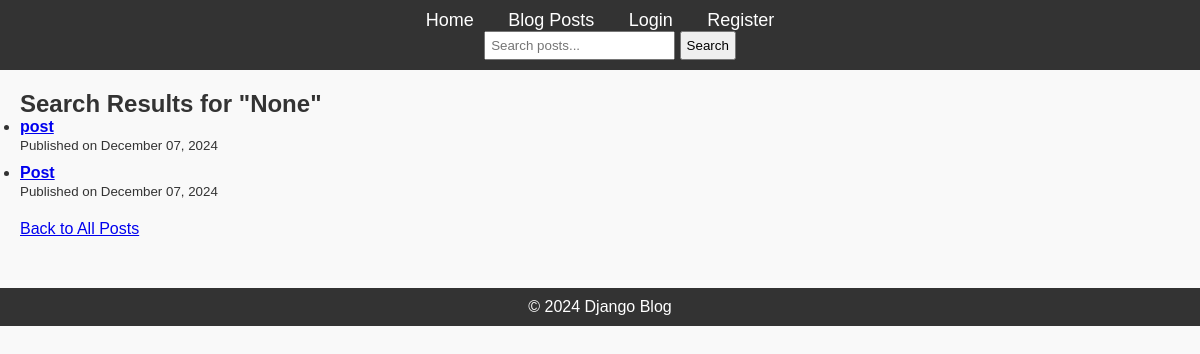
/search/, run on an earlier commit of the app's database.
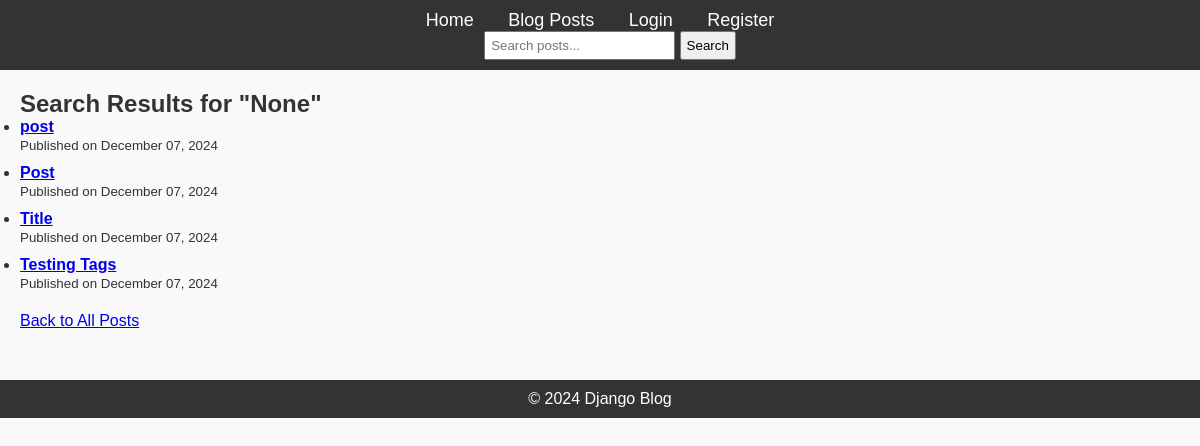
And on a later commit of the database.
### blog/models.py (models this page shows, shortened)
class Post(models.Model):
    title = models.CharField(max_length=200)
    content = models.TextField()
    published_date = models.DateTimeField(auto_now_add=True)
    author = models.ForeignKey(User, on_delete=models.CASCADE)
    tags = TaggableManager()  # Add tags field

### blog/views.py (the view)
# urls.py: path('search/', views.search_posts, name='search-posts'),
def search_posts(request):
    query = request.GET.get('q')  # Get the search query from the request
    posts = Post.objects.all()  # Base queryset
    if query:
        posts = posts.filter(
            Q(title__icontains=query) |
            Q(content__icontains=query) |
            Q(tags__name__icontains=query)
        ).distinct()  # Ensures no duplicates
    return render(request, 'blog/search_results.html', {'posts': posts, 'query': query})

### blog/templates/blog/search_results.html
{% extends 'blog/base.html' %}
{% block content %}
    <h2>Search Results for "{{ query }}"</h2>
    {% if posts %}
        <ul>
            {% for post in posts %}
                <li style="margin-bottom: 10px;">
                    <a href="{% url 'post-detail' post.pk %}"><strong>{{ post.title }}</strong></a>
                    <br>
                    <small>Published on {{ post.published_date|date:"F d, Y" }}</small>
                </li>
            {% endfor %}
        </ul>
    {% else %}
        <p>No posts found matching your query. Try searching with different keywords.</p>
    {% endif %}
    <div style="margin-top: 20px;">
        <a href="{% url 'post-list' %}">Back to All Posts</a>
    </div>
{% endblock %}

What changed in the data, as far as the page shows it:
added Post: title "Title", published_date "December 07, 2024"
added Post: title "Testing Tags", published_date "December 07, 2024"
